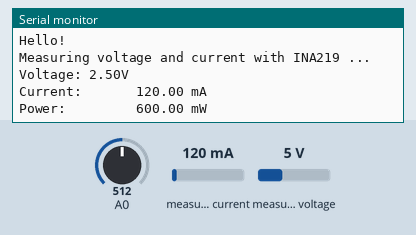
Recording of a sketch running on a simulated Arduino Leonardo, built with avr-gcc and run on an emulated ATmega32U4. Parts: the last lines printed to the serial monitor. Inputs (shaded band) come from the test bench; at power-on: measured current 120 mA, A0 = 512, measured voltage 5 V.

Above: at 1.2 s.
1.3 s: measured current set to 40 mA
At 2.4 s:
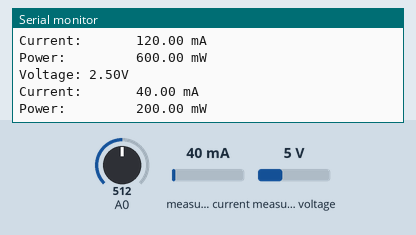
3.4 s: A0 set to 716
At 5.2 s:
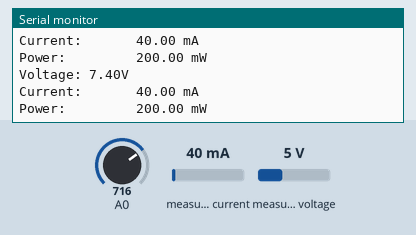
5.5 s: measured voltage set to 0.3 V
At 7.2 s:
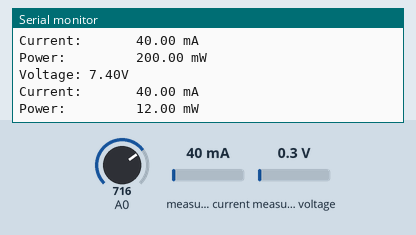
7.6 s: A0 set to 900
At 9.0 s:
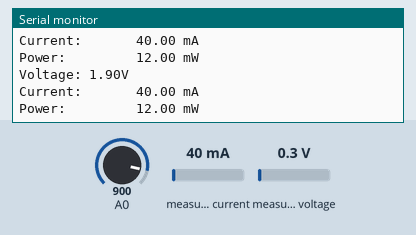
9.7 s: measured current set to 500 mA
At 10.9 s:
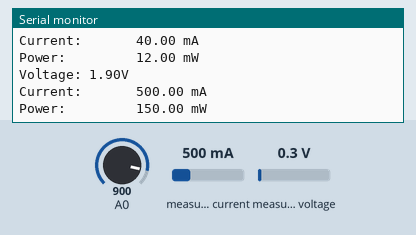
Timing chart, 0 to 12.7 s (numbered marks = the images above; inputs shaded):
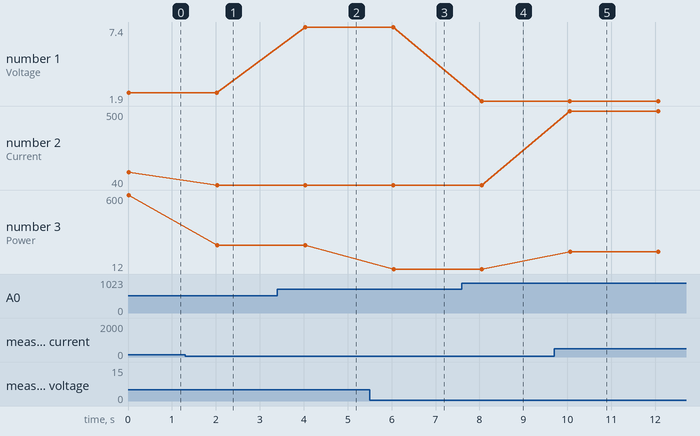

The sketch:

current_Volt_1.ino
```cpp
#include <Wire.h>
#include <Adafruit_INA219.h>

Adafruit_INA219 ina219;


void setup(void)
{
  Serial.begin(9600);
  while (!Serial) {
      // will pause Zero, Leonardo, etc until serial console opens
      delay(1);
  }

  uint32_t currentFrequency;

  Serial.println("Hello!");

  // Initialize the INA219.
  // By default the initialization will use the largest range (32V, 2A).  However
  // you can call a setCalibration function to change this range (see comments).
  ina219.begin();
  // To use a slightly lower 32V, 1A range (higher precision on amps):
  //ina219.setCalibration_32V_1A();
  // Or to use a lower 16V, 400mA range (higher precision on volts and amps):
  //ina219.setCalibration_16V_400mA();

  Serial.println("Measuring voltage and current with INA219 ...");
}

void loop(void)
{
  int val11;
  float val2;
  float temp;

  float current_mA = 0;
  float power_mW = 0;

  val11 = analogRead(A0);
  temp = val11/4.092;
  val11 = (int)temp;
  val2 = ((val11%100)/10.0);


  current_mA = ina219.getCurrent_mA();
  power_mW = ina219.getPower_mW();

  Serial.print("Voltage: "); Serial.print(val2); Serial.println("V");

  if(current_mA >= 0){
     Serial.print("Current:       "); Serial.print(current_mA); Serial.println(" mA");
     Serial.print("Power:         "); Serial.print(power_mW); Serial.println(" mW");
     Serial.println("");
    }


  delay(2000);
}
```

Measured:
- after the input at 1.3 s, the serial monitor: prints a new line after 0.73 s (image 1)
- after the input at 3.4 s, the serial monitor: prints a new line after 0.63 s (image 2)
- after the input at 5.5 s, the serial monitor: prints a new line after 0.54 s (image 3)
- after the input at 7.6 s, the serial monitor: prints a new line after 0.45 s (image 4)
- after the input at 9.7 s, the serial monitor: prints a new line after 0.36 s (image 5)
- plotted number 1: 2.5 → 7.4 after the input at 3.4 s, 7.4 → 1.9 after the input at 7.6 s
- plotted number 2: 120 → 40 after the input at 1.3 s, 40 → 500 after the input at 9.7 s
- plotted number 3: 600 → 200 after the input at 1.3 s, 200 → 12 after the input at 5.5 s, 12 → 150 after the input at 9.7 s
